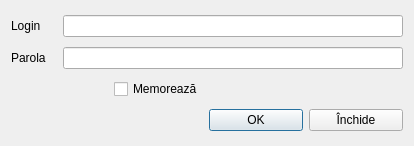
<?xml version="1.0" encoding="UTF-8"?>
<ui version="4.0">
 <class>AuthorizationUser</class>
 <widget class="QDialog" name="AuthorizationUser">
  <property name="geometry">
   <rect>
    <x>0</x>
    <y>0</y>
    <width>414</width>
    <height>146</height>
   </rect>
  </property>
  <property name="font">
   <font>
    <family>Segoe UI</family>
   </font>
  </property>
  <property name="windowTitle">
   <string>Dialog</string>
  </property>
  <property name="windowIcon">
   <iconset resource="../resource.qrc">
    <normaloff>:/img/autorization_x32.png</normaloff>:/img/autorization_x32.png</iconset>
  </property>
  <layout class="QGridLayout" name="gridLayout">
   <item row="0" column="0">
    <widget class="QLabel" name="label">
     <property name="text">
      <string>Login</string>
     </property>
    </widget>
   </item>
   <item row="0" column="1" colspan="4">
    <widget class="QLineEdit" name="editLogin">
     <property name="clearButtonEnabled">
      <bool>true</bool>
     </property>
    </widget>
   </item>
   <item row="1" column="0">
    <widget class="QLabel" name="label_2">
     <property name="text">
      <string>Parola</string>
     </property>
    </widget>
   </item>
   <item row="1" column="1" colspan="4">
    <widget class="QLineEdit" name="editPasswd">
     <property name="echoMode">
      <enum>QLineEdit::Normal</enum>
     </property>
    </widget>
   </item>
   <item row="2" column="0" colspan="2">
    <spacer name="horizontalSpacer_3">
     <property name="orientation">
      <enum>Qt::Horizontal</enum>
     </property>
     <property name="sizeType">
      <enum>QSizePolicy::Minimum</enum>
     </property>
     <property name="sizeHint" stdset="0">
      <size>
       <width>78</width>
       <height>20</height>
      </size>
     </property>
    </spacer>
   </item>
   <item row="2" column="2">
    <widget class="QCheckBox" name="checkBoxMemory">
     <property name="text">
      <string>Memorează</string>
     </property>
    </widget>
   </item>
   <item row="2" column="3" colspan="2">
    <spacer name="horizontalSpacer_2">
     <property name="orientation">
      <enum>Qt::Horizontal</enum>
     </property>
     <property name="sizeHint" stdset="0">
      <size>
       <width>163</width>
       <height>20</height>
      </size>
     </property>
    </spacer>
   </item>
   <item row="3" column="0" colspan="3">
    <spacer name="horizontalSpacer">
     <property name="orientation">
      <enum>Qt::Horizontal</enum>
     </property>
     <property name="sizeHint" stdset="0">
      <size>
       <width>188</width>
       <height>20</height>
      </size>
     </property>
    </spacer>
   </item>
   <item row="3" column="3">
    <widget class="QPushButton" name="btnOK">
     <property name="minimumSize">
      <size>
       <width>94</width>
       <height>0</height>
      </size>
     </property>
     <property name="text">
      <string>OK</string>
     </property>
     <property name="icon">
      <iconset resource="../resource.qrc">
       <normaloff>:/img/accept_button.png</normaloff>:/img/accept_button.png</iconset>
     </property>
    </widget>
   </item>
   <item row="3" column="4">
    <widget class="QPushButton" name="btnCancel">
     <property name="minimumSize">
      <size>
       <width>94</width>
       <height>0</height>
      </size>
     </property>
     <property name="text">
      <string>Închide</string>
     </property>
     <property name="icon">
      <iconset resource="../resource.qrc">
       <normaloff>:/img/close_x32.png</normaloff>:/img/close_x32.png</iconset>
     </property>
    </widget>
   </item>
  </layout>
 </widget>
 <resources>
  <include location="../resource.qrc"/>
 </resources>
 <connections/>
</ui>
